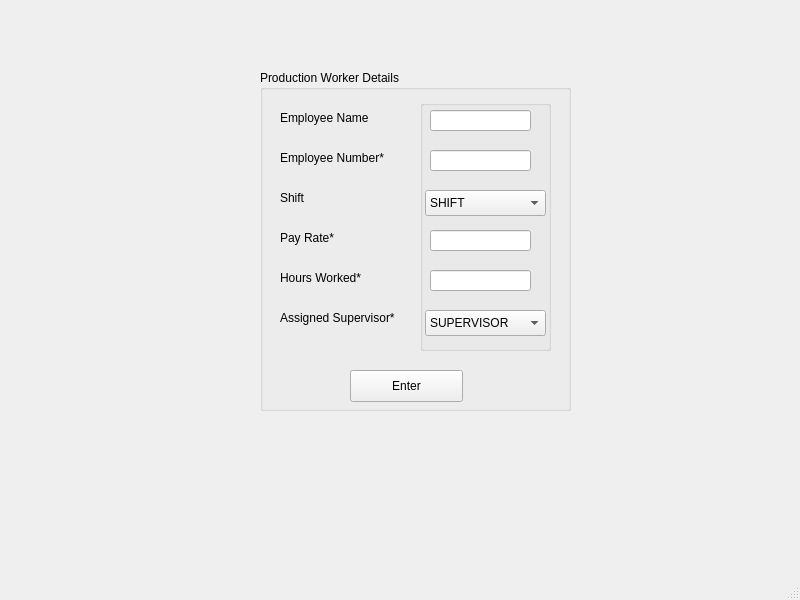
<?xml version="1.0" encoding="UTF-8"?>
<ui version="4.0">
 <class>MainWindow</class>
 <widget class="QMainWindow" name="MainWindow">
  <property name="geometry">
   <rect>
    <x>0</x>
    <y>0</y>
    <width>800</width>
    <height>600</height>
   </rect>
  </property>
  <property name="windowTitle">
   <string>MainWindow</string>
  </property>
  <widget class="QWidget" name="centralwidget">
   <widget class="QGroupBox" name="prodw_gb">
    <property name="geometry">
     <rect>
      <x>260</x>
      <y>70</y>
      <width>311</width>
      <height>341</height>
     </rect>
    </property>
    <property name="title">
     <string>Production Worker Details</string>
    </property>
    <widget class="QGroupBox" name="prodw_input_gb">
     <property name="geometry">
      <rect>
       <x>160</x>
       <y>30</y>
       <width>131</width>
       <height>251</height>
      </rect>
     </property>
     <property name="title">
      <string/>
     </property>
     <widget class="QLineEdit" name="prodw_emp_num_input">
      <property name="geometry">
       <rect>
        <x>10</x>
        <y>50</y>
        <width>101</width>
        <height>21</height>
       </rect>
      </property>
     </widget>
     <widget class="QLineEdit" name="prodw_name_input">
      <property name="geometry">
       <rect>
        <x>10</x>
        <y>10</y>
        <width>101</width>
        <height>21</height>
       </rect>
      </property>
     </widget>
     <widget class="QComboBox" name="prodw_shift_dropdown">
      <property name="geometry">
       <rect>
        <x>5</x>
        <y>90</y>
        <width>121</width>
        <height>26</height>
       </rect>
      </property>
      <item>
       <property name="text">
        <string>SHIFT</string>
       </property>
      </item>
      <item>
       <property name="text">
        <string>DAY</string>
       </property>
      </item>
      <item>
       <property name="text">
        <string>NIGHT</string>
       </property>
      </item>
      <item>
       <property name="text">
        <string>SWING</string>
       </property>
      </item>
     </widget>
     <widget class="QLineEdit" name="prodw_payrate_input">
      <property name="geometry">
       <rect>
        <x>10</x>
        <y>130</y>
        <width>101</width>
        <height>21</height>
       </rect>
      </property>
     </widget>
     <widget class="QLineEdit" name="prodw_hours_worked_input">
      <property name="geometry">
       <rect>
        <x>10</x>
        <y>170</y>
        <width>101</width>
        <height>21</height>
       </rect>
      </property>
     </widget>
     <widget class="QComboBox" name="prodw_assign_supervisor_combobox">
      <property name="geometry">
       <rect>
        <x>5</x>
        <y>210</y>
        <width>121</width>
        <height>26</height>
       </rect>
      </property>
      <item>
       <property name="text">
        <string>SUPERVISOR</string>
       </property>
      </item>
     </widget>
    </widget>
    <widget class="QLabel" name="prodw_name_label">
     <property name="geometry">
      <rect>
       <x>20</x>
       <y>40</y>
       <width>111</width>
       <height>16</height>
      </rect>
     </property>
     <property name="text">
      <string>Employee Name</string>
     </property>
    </widget>
    <widget class="QLabel" name="prodw_emp_num_label">
     <property name="geometry">
      <rect>
       <x>20</x>
       <y>80</y>
       <width>121</width>
       <height>16</height>
      </rect>
     </property>
     <property name="text">
      <string>Employee Number*</string>
     </property>
    </widget>
    <widget class="QPushButton" name="enter_prodw">
     <property name="geometry">
      <rect>
       <x>90</x>
       <y>300</y>
       <width>113</width>
       <height>32</height>
      </rect>
     </property>
     <property name="text">
      <string>Enter</string>
     </property>
    </widget>
    <widget class="QLabel" name="prodw_shift_label">
     <property name="geometry">
      <rect>
       <x>20</x>
       <y>120</y>
       <width>31</width>
       <height>16</height>
      </rect>
     </property>
     <property name="text">
      <string>Shift</string>
     </property>
    </widget>
    <widget class="QLabel" name="prodw_payrate_label">
     <property name="geometry">
      <rect>
       <x>20</x>
       <y>160</y>
       <width>61</width>
       <height>16</height>
      </rect>
     </property>
     <property name="text">
      <string>Pay Rate*</string>
     </property>
    </widget>
    <widget class="QLabel" name="prodw_hours_worked_label">
     <property name="geometry">
      <rect>
       <x>20</x>
       <y>200</y>
       <width>101</width>
       <height>16</height>
      </rect>
     </property>
     <property name="text">
      <string>Hours Worked*</string>
     </property>
    </widget>
    <widget class="QLabel" name="prodw_assign_supervisor_label">
     <property name="geometry">
      <rect>
       <x>20</x>
       <y>240</y>
       <width>131</width>
       <height>16</height>
      </rect>
     </property>
     <property name="text">
      <string>Assigned Supervisor*</string>
     </property>
    </widget>
   </widget>
  </widget>
  <widget class="QMenuBar" name="menubar">
   <property name="geometry">
    <rect>
     <x>0</x>
     <y>0</y>
     <width>800</width>
     <height>24</height>
    </rect>
   </property>
  </widget>
  <widget class="QStatusBar" name="statusbar"/>
 </widget>
 <resources/>
 <connections/>
</ui>
